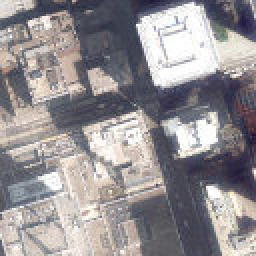
#> input picture tests/fetch/fixtures/bay/photo_128.jpg, 128 x 128 px (shown 2 times larger); its folder holds only this picture in this run
$ python -i look_samples.py   (imports and definitions only)
#> lines starting #> are read from the running program, lines starting #| are printed output that depends on the picture
### ghosttown/ghosttown_fetch/net.py
"""HTTP for every source: identifying User-Agent, one retry for busy servers and unreadable answers, a file cache.
A request carrying credentials never follows a redirect, so they reach only the host they were meant for.

Proxies come from the usual environment variables (https_proxy etc.), which urllib honours.
"""
import http.client
import time
import urllib.error
import urllib.request

from . import HOMEPAGE, SOURCE_NAMES, __version__
from .cache import Cache

USER_AGENT = f"GhostTown/{__version__} (+{HOMEPAGE})"
RETRIES = 1
RETRY_WAIT_S = 30
ERROR_BODY_BYTES = 2048   # of a failed answer, kept on its SourceError


class SourceError(Exception):
    """A source couldn't be fetched or read. The message is one plain sentence; `status` is the last HTTP
    status when a server answered, else None, and `body` the start of that answer (None when nothing answered),
    for callers that tell one refusal from another by it. The body never goes into the message: a server may
    quote the credentials back."""

    # [4 lines left out: function __init__, not called in this run]


class Unreadable(SourceError):
    """An answer came through but can't be read, like NRCan's `null`; asking once more may get a good one."""


class _NoRedirectWithCredentials(urllib.request.HTTPRedirectHandler):
    """Redirects are followed, except for a request that carries Authorization: urllib would copy the header to
    wherever the redirect points, another host or plain http. That redirect comes back as its 30x answer instead,
    a failed request."""

    # [4 lines left out: function redirect_request, not called in this run]


def opener(*handlers):
    """urllib's opener (proxies from the environment, HTTPS) with the redirect rule above; `handlers` are for
    tests that stand in for servers."""
    return urllib.request.build_opener(_NoRedirectWithCredentials, *handlers)


_OPENER = opener()


# [19 lines left out: functions urllib_transport, _still_good, not called in this run]


class Net:
    # [60 lines left out: functions __init__, get, prune, cached, not called in this run]

### tests/fetch/fakes.py
import urllib.parse


class FakeNet:
    """Stands in for ghosttown_fetch.net.Net: answers by source key, records calls.

    An answer is bytes, an Exception (raised), or a callable (url, data) -> bytes | Exception."""

    def __init__(self, answers):
        self.answers = answers
        self.calls = []
        self.keeps = []
        self.timeouts = []
        self.headers = []
        self.requests = []   # (url, headers) of each call, kept together: the pool's threads may interleave
        self.keys = []
        self.ages = []       # max_age_days of each call (None for the cache's own age)
        self.pruned = []
        self.slept = []

    # [17 lines left out: function get, not called in this run]

    def cached(self, source, key, check=None):
        return None

    def prune(self, source, max_age_days=None):
        self.pruned.append((source, max_age_days))

    def sleep(self, seconds):
        self.slept.append(seconds)


class Transport:
    """Stands in for net.urllib_transport: hands out (status, body) answers in turn, or raises one."""

    def __init__(self, *answers):
        self.answers = list(answers)
        self.calls = []

    # [17 lines left out: functions __call__, router, not called in this run]


def form(data):
    """The POSTed form of a FakeNet call as a dict."""
    return dict(urllib.parse.parse_qsl(data.decode("ascii")))

### tests/fetch/look_samples.py
"""A synthetic street for Street Look tests: one 30 m building, four cameras south of it, and the photos
and labels Mapillary would send for them. The building has a dark storefront to 3 m, brick to 12 m and
glass above that shows a different colour from each camera; dark floor lines run every 4 m.
street(occluded=True) puts a green block between the cameras and the building; street(extra=n) adds n farther
photos that choose leaves out, for a building to replace a lost photo with; street(slope=k) stands the street on
ground rising k metres per metre north; over_wall() lays a label, and optionally paint, over the building's wall
in some of the photos."""
import copy
import functools
import io
import json
import urllib.parse

import numpy as np
from PIL import Image, ImageDraw

from ghosttown_fetch import look_schema as ls
from ghosttown_fetch import raycast
from ghosttown_fetch.frame import Frame
from ghosttown_fetch.net import SourceError
from camera_samples import camera, rotation_vector
from fakes import FakeNet
from mvt_samples import detection

LAT0, LON0 = 51.5074, -0.1278   # outside Canada: flat ground and no terrain download
TARGET = {"id": "test:1", "solids": [{"rings": [[[-10, -10], [10, -10], [10, 10], [-10, 10]]], "z0": 0.0, "z1": 30.0}]}
FAR = {"id": "test:2", "solids": [{"rings": [[[300, 300], [310, 300], [310, 310], [300, 310]]], "z0": 0.0, "z1": 10.0}]}
# street(occluded=True) adds a green 12 m block between the cameras and TARGET: it hides TARGET's lower floors
OCCLUDER = {"id": "test:3", "solids": [{"rings": [[[-16, -22], [16, -22], [16, -16], [-16, -16]]],
                                        "z0": 0.0, "z1": 12.0}]}
GREEN = (0.05, 0.60, 0.05)   # the occluder's colour, and the only green in the street
STOREFRONT, BRICK, GLASS = (0.03, 0.03, 0.035), (0.30, 0.12, 0.08), (0.25, 0.40, 0.55)
SKY, ROAD = (0.55, 0.70, 0.90), (0.12, 0.12, 0.12)
FLOOR_M = 4.0
SPOTS = [(-15, -60), (0, -70), (15, -55), (5, -80)]
EXPOSURES = [1.0, 1.0, 0.6, 1.0]
GLASS_FACTORS = [(1, 1, 1), (3.52, 2.2, 1.32), (0.5, 0.8, 1.6), (0.15, 0.15, 0.15)]
# Farther back than the four, so blurrier: usable, but each one worse than all of them. Ids 80, 81 ..., sequence seq2.
EXTRA_SPOTS = [(-5, -95), (10, -100), (-10, -105), (0, -110), (5, -115), (-15, -120), (15, -125)]
PIXELS = 512


def _srgb(lin):
    lin = np.clip(lin, 0.0, 1.0)
    return np.where(lin <= 0.0031308, lin * 12.92, 1.055 * lin ** (1 / 2.4) - 0.055)


# [52 lines left out: functions _hull, _render, _house, _labels, not called in this run]


class Slope:
    """Ground rising k metres per metre north (z = k y), as NRCan's heights would stand a sloped street."""
    source, cell_m, ground_at_centre_m = "nrcan-dtm", 2.0, 100.0

    def __init__(self, k):
        self.k = k

    def z(self, xs, ys):
        return self.k * np.asarray(ys, dtype=float)


# [62 lines left out: functions _raised, _shot, street, _painted, over_wall, not called in this run]


def fake_net(data, token_ok=True):
    """A FakeNet that answers Mapillary's listing, link, photo and label requests for `data`."""
    # [12 lines left out: function answer, not called in this run]

    return FakeNet({"mapillary": answer})


# [5 lines left out: function request, not called in this run]

>>> import cv2
>>> picture = cv2.imread('fixtures/bay/photo_128.jpg', cv2.IMREAD_GRAYSCALE)
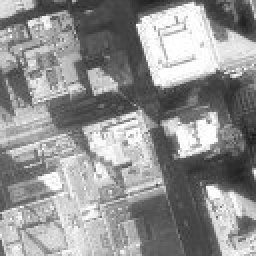
#> picture: shape (128, 128) (shown 2 times larger); min 22, max 255, mean 145.8
>>> result = fake_net(picture)
